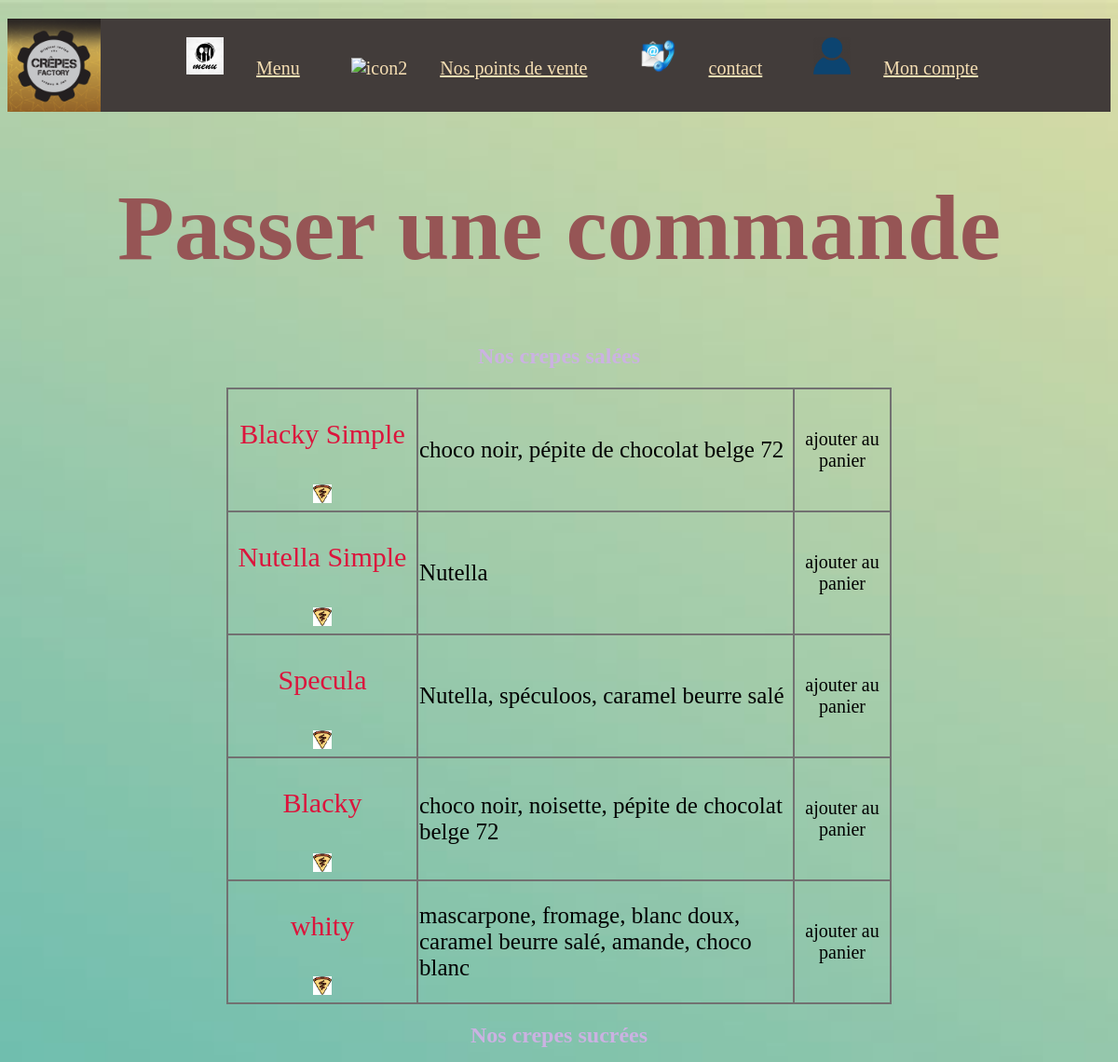
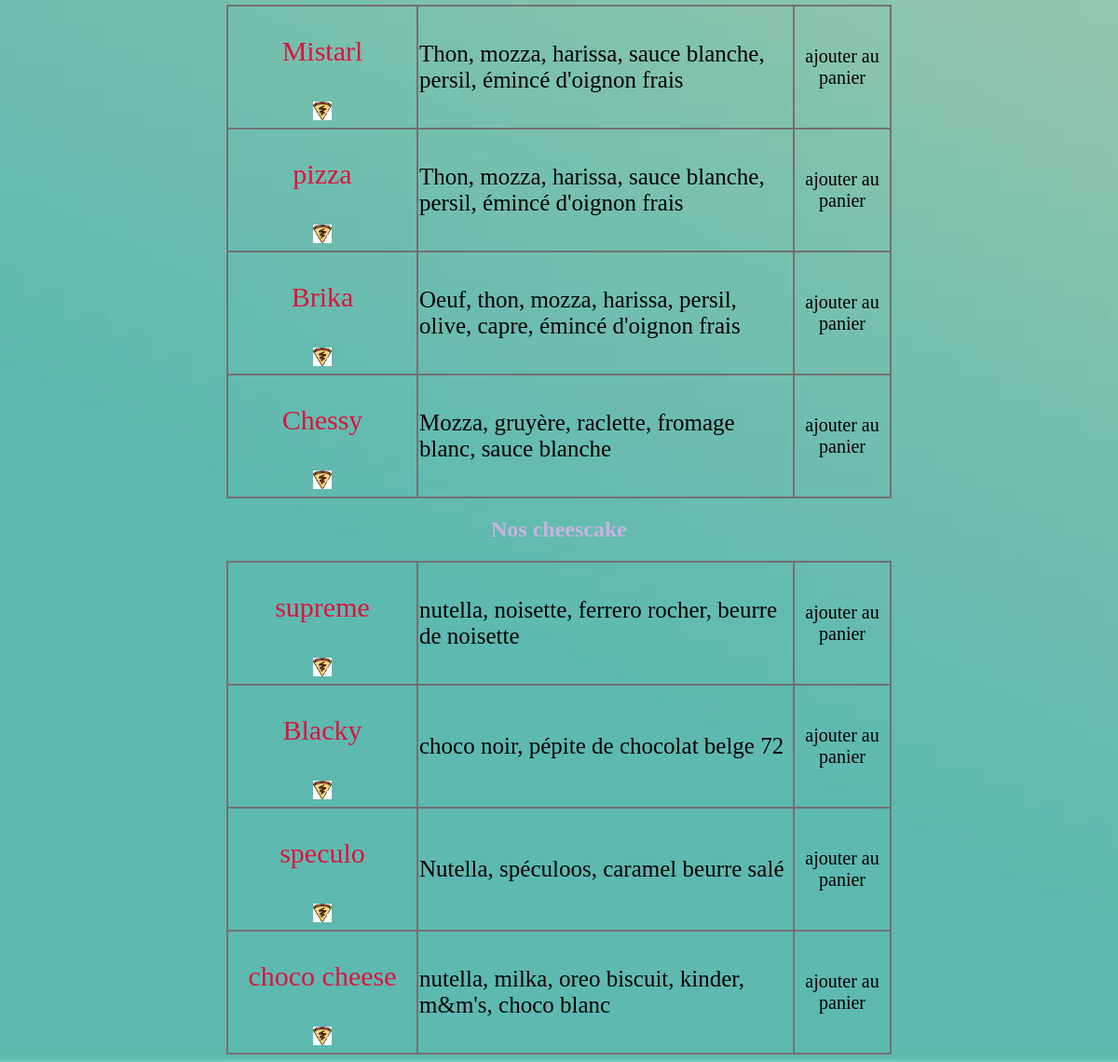
Screenshot of /my_app/commande with the database file from the repository (2 pictures, top to bottom).
### my_app/models.py (models this page shows, shortened)
class crepe(models.Model):
    name= models.CharField(max_length=100 )
    cat=models.ForeignKey(categorie,on_delete=models.CASCADE,related_name='type')
    ingredients=models.CharField(max_length=200)
    prix = models.FloatField()
    img=models.ImageField(upload_to='app',default='media/default.png')

### my_app/views.py (the view)
# urls.py: path("commande" ,views.commande , name="commande"),
def commande(request):
    sucree=crepe.objects.filter(cat_id=2)
    salee=crepe.objects.filter(cat_id=1)
    chees=crepe.objects.filter(cat_id=3)
    return render(request,'commande.html',{'sucree':sucree, 'salee':salee, 'chees':chees})

### my_app/templates/commande.html
{% extends "layout.html" %}
{% load static %}
{% block body %}
<body id='fond2'>
    <h1> Passer une commande </h1>
    <table>
        <thead>
            <h2>Nos crepes salées</h2>
        </thead>
        <tbody>
            {% for c in salee %}
                <tr>
                    <td id="name">
                        <p>{{c.name}}</p>
                        <img src="{{c.img}}"  width="20" height="20">
                    </td>
                    <td id='ingredients'>{{c.ingredients}}</td>
                    <td id='commander'>ajouter au panier</td>
                </tr>
            {% endfor %}
        </tbody>
    <table>
        <thead>
            <h2>Nos crepes sucrées</h2>
        </thead>
        <tbody>
            {% for c in sucree %}
                <tr>
                    <td id="name">
                        <p>{{c.name}}</p>
                        <img src="{{c.img}}"  width="20" height="20">
                    </td>
                    <td id="ingredients">{{c.ingredients}}</td>
                    <td id='commander'>ajouter au panier</td>
                </tr>
            {% endfor %}
        </tbody>
    </table>
    <table>
        <thead>
            <h2>Nos cheescake</h2>
        </thead>
        <tbody>
            {% for c in chees %}
                <tr>
                    <td id="name">
                        <p>{{c.name}}</p>
                        <img src="{{c.img}}"  width="20" height="20">
                    </td>
                    <td id='ingredients'>{{c.ingredients}}</td>
                    <td id="commander">ajouter au panier</td>
                </tr>
            {% endfor %}
        </tbody>
    </table>
</body>
{% endblock %}

### my_app/templates/layout.html (shortened to what this page needs)
{% load static %}
<!DOCTYPE html>
<html lang='en'>
    <head>
        <div id="head">
            <a href="{% url 'index' %}"><img src="{% static 'images/fond6.png' %}" alt="logo" height="100" width="100" style="float: left"></a>
            <ul id="nav">
                <li>
                    <img src="{% static 'images/menu.jpg' %}" alt="icon1" height="40" width4=40>
                    <a href="{% url 'menu' %}" id="lien">
                        Menu</a>
                </li>
                <li>
                    <img src="{% static 'images/loc.jpg' %}" alt="icon2" height="40" width4=40>
                    <a href="{% url 'pdv' %}" id="lien">
                        Nos points de vente
                    </a>
                </li>
                <li>
                    <img src="{% static 'images/contact.png' %}" alt="icon3" height="40" width4=40>
                    <a href="{% url 'contacts' %}" id="lien">contact
                    </a>
                </li>
                <li>
                    <img src="{% static 'images/compte.png' %}" alt="icon4"height="40" width4=40 >
                    <a href="{% url 'compte' %}" id="lien">Mon compte</a>
                </li>
                <li>
                </li>
            </ul>
        </div>
        <link href ="{% static 'style.css' %}" rel ="stylesheet" type="text/css">
    </head>
    {% block body %}
    {% endblock %}
</html>

### my_app/static/style.css (style rules this page uses)
#head { background-color: rgb(66, 60, 58); width:100%; height:100px; }
#fond2 { background-image: url('images/fond12.jpg'); background-repeat: no-repeat; background-attachment: fixed; background-size: cover; }
h1 { color: rgb(150, 85, 85); text-align:center; font-size:100px; }
table { border: 2px solid gray; border-width: 2px; border-collapse: collapse; margin: auto; }
td { border: 2px solid black; border-width: 2px; border-color: rgb(114, 113, 113) }
#name { font-size: 30px; color: crimson; width:200px; text-align: center; }
#ingredients { font-size: 25px; color: black; width:400px; }
#commander { font-size: 20px; color: black; width:100px; text-align: center; }
h2 { text-align: center; color: rgb(203, 178, 226) }
#nav { text-align: right; position: relative; padding-top:20px; margin-top:20px; text-align: center; }
#nav li { display: inline; list-style-type: square; color: wheat; padding: 5px; margin: 5px; margin-top: auto; padding-top: 0px; font-size: 20px; }
#nav a { display:inline-block; margin: 0 30px; }
#lien { color:wheat; font-size: 20px; }

### rows the page displays
crepe: name "Blacky Simple", img (placeholder picture), ingredients "choco noir, pépite de chocolat belge 72"
crepe: name "Nutella Simple", img (placeholder picture), ingredients "Nutella"
crepe: name "Specula", img (placeholder picture), ingredients "Nutella, spéculoos, caramel beurre salé"
crepe: name "Blacky", img (placeholder picture), ingredients "choco noir, noisette, pépite de chocolat belge 72"
crepe: name "whity", img (placeholder picture), ingredients "mascarpone, fromage, blanc doux, caramel beurre salé, amande, choco blanc"
crepe: name "Mistarl", img (placeholder picture), ingredients "Thon, mozza, harissa, sauce blanche, persil, émincé d'oignon frais"
crepe: name "pizza", img (placeholder picture), ingredients "Thon, mozza, harissa, sauce blanche, persil, émincé d'oignon frais"
crepe: name "Brika", img (placeholder picture), ingredients "Oeuf, thon, mozza, harissa, persil, olive, capre, émincé d'oignon frais"
crepe: name "Chessy", img (placeholder picture), ingredients "Mozza, gruyère, raclette, fromage blanc, sauce blanche"
crepe: name "supreme", img (placeholder picture), ingredients "nutella, noisette, ferrero rocher, beurre de noisette"
crepe: name "Blacky", img (placeholder picture), ingredients "choco noir, pépite de chocolat belge 72"
crepe: name "speculo", img (placeholder picture), ingredients "Nutella, spéculoos, caramel beurre salé"
crepe: name "choco cheese", img (placeholder picture), ingredients "nutella, milka, oreo biscuit, kinder, m&m's, choco blanc"
